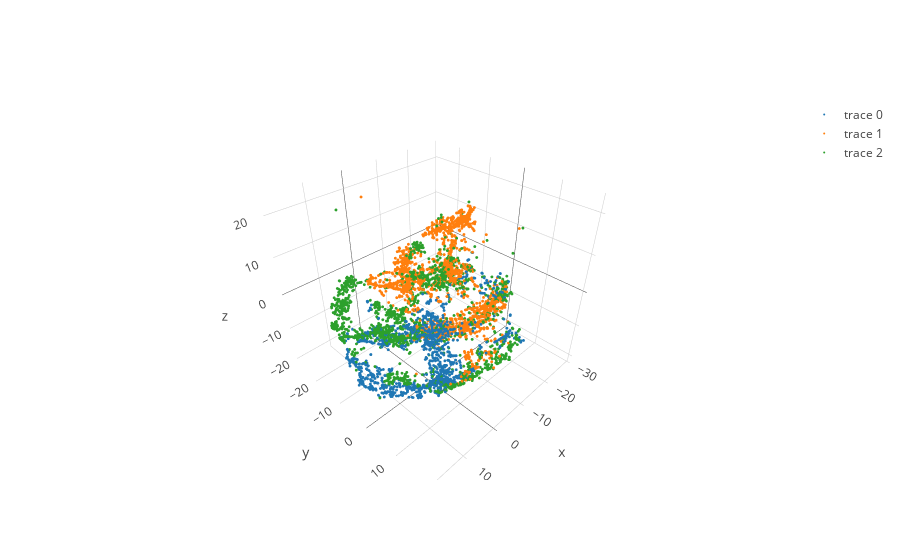

Notebook code for this chart:
### Code cell
fig0 = go.Scatter3d(
    x=ld_dataset[labels == 0][:,0],
    y=ld_dataset[labels == 0][:,1],
    z=ld_dataset[labels == 0][:,2],
    marker={'size': 1},
    mode="markers"
)

fig1 = go.Scatter3d(
    x=ld_dataset[labels == 1][:,0],
    y=ld_dataset[labels == 1][:,1],
    z=ld_dataset[labels == 1][:,2],
    marker={'size': 1},
    mode="markers"
)

fig2 = go.Scatter3d(
    x=ld_dataset[labels == 2][:,0],
    y=ld_dataset[labels == 2][:,1],
    z=ld_dataset[labels == 2][:,2],
    marker={'size': 1},
    mode="markers"
)

plotly.iplot([fig0, fig1, fig2])

### Figure 1 — Plotly figure (JSON) as saved in the notebook; plotly's stock layout.template omitted (floating-point values rounded to 4 significant figures; data arrays with more than 128 entries replaced by an {"elided": "..."} marker saying what was removed)
{"data": [{"marker": {"size": 1}, "mode": "markers", "type": "scatter3d", "x": {"elided": "1247 float values"}, "y": {"elided": "1247 float values"}, "z": {"elided": "1247 float values"}}, {"marker": {"size": 1}, "mode": "markers", "type": "scatter3d", "x": {"elided": "1832 float values"}, "y": {"elided": "1832 float values"}, "z": {"elided": "1832 float values"}}, {"marker": {"size": 1}, "mode": "markers", "type": "scatter3d", "x": {"elided": "1921 float values"}, "y": {"elided": "1921 float values"}, "z": {"elided": "1921 float values"}}], "layout": {}}
